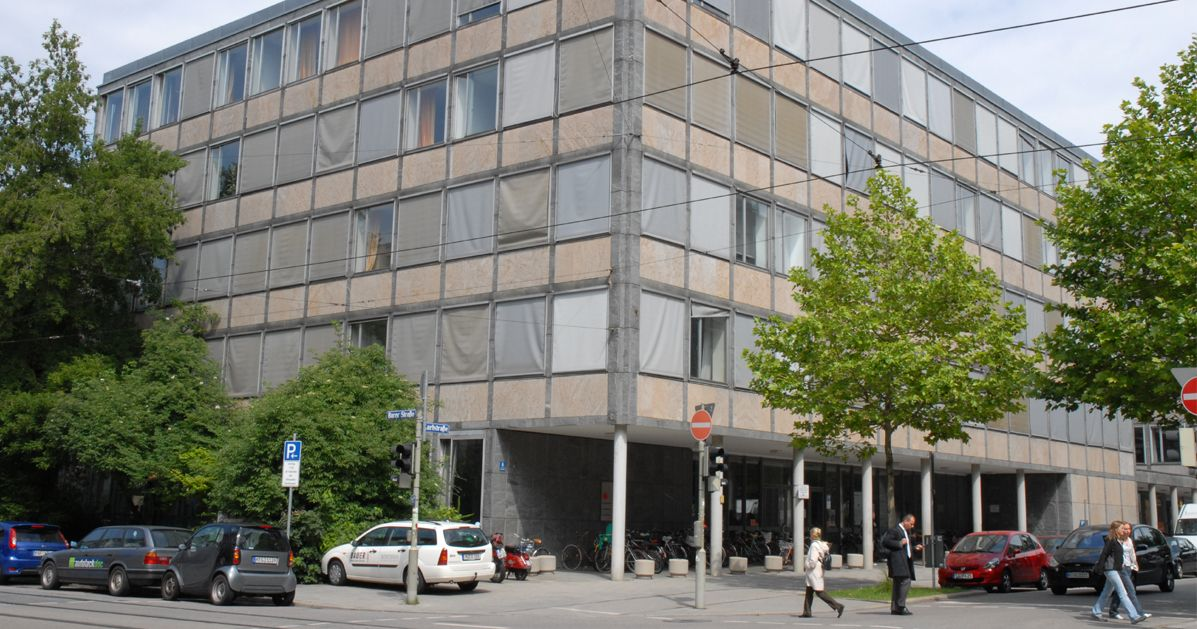
%> input picture img/HM_Karlstr.jpg, 1197 x 629 px
$ octave Prak_1.m   (GNU Octave 9; MATLAB toolbox functions it lacks are replaced by stand-ins)
%> lines starting %> are read from the running program, lines starting %| are printed output that depends on the picture; in (x1, y1, x2, y2) boxes, pixels count from 0 and x2, y2 are one past the last pixel; in counts of white or black regions, pixels touching at a corner belong together; the program's own positions count from 1
% Aufgabe 7.1.1: EINFÜHRUNG IN MATLAB
%% Aufgabe 1.1.1: Bild einlesen
% Pfad des Bildes
img_path = './img/HM_Karlstr.jpg';

% Bild einlesen, Spalten, Zeilen und Farbe ausgeben
image = imread(img_path);
%> image is the input picture: size 629x1197x3 uint8; mean R, G, B 118.1, 120.1, 108.3
img_size = size(image);
%> img_size = [629 1197 3]
imshow(image);
% Daten printen
fprintf('Bildgröße: %d Zeilen, %d Spalten, %d Farbkanäle\n', ...
    img_size(1), img_size(2), size(image, 3));
%| Bildgröße: 629 Zeilen, 1197 Spalten, 3 Farbkanäle

%% Aufgabe 1.1.2: Bild analysieren und aufbereiten
% Graustufenbild erstellen
grey_img = rgb2gray(image);
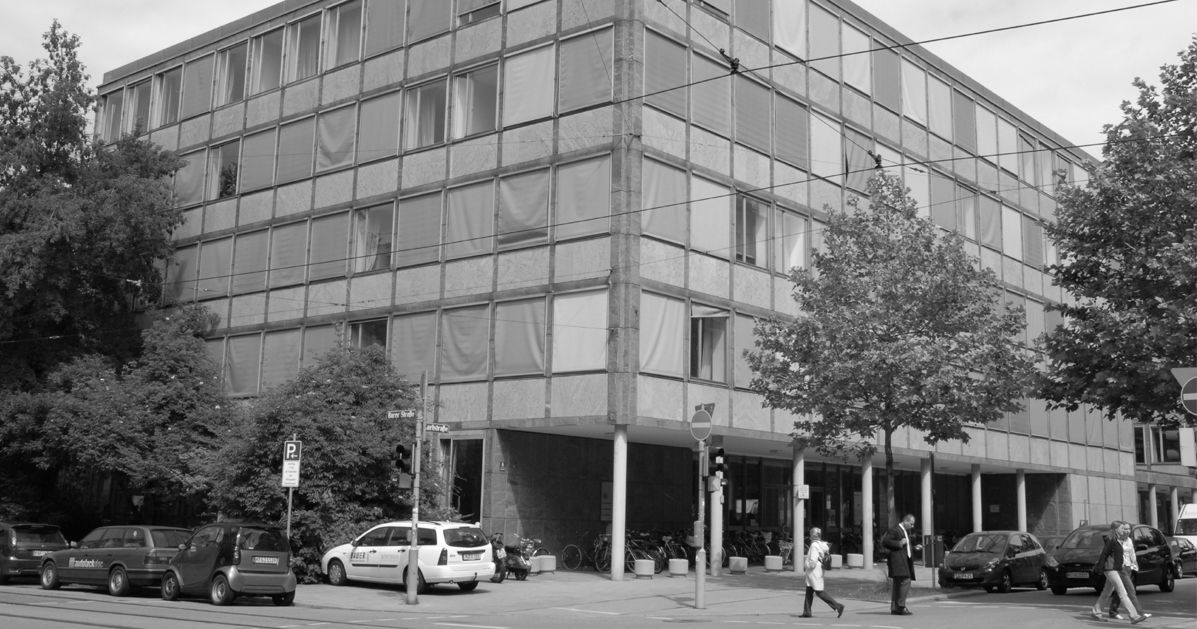
%> grey_img: size 629x1197 uint8; min 0, max 255, mean 118.2
figure;
imshow(grey_img);
title('Graustufenbild');
figure;
imshow(image);

% Histogram für Graustufenbild erstellen
hist_grey = imhist(grey_img);
%> hist_grey = 256 values, max 6688 at index 152, min 35 at index 256, mean 2941.1
figure;
bar(0:255, hist_grey);
xlim([0 255]);
title('Histogramm des Graustufenbildes');
xlabel('Grauwert');
ylabel('Häufigkeit');
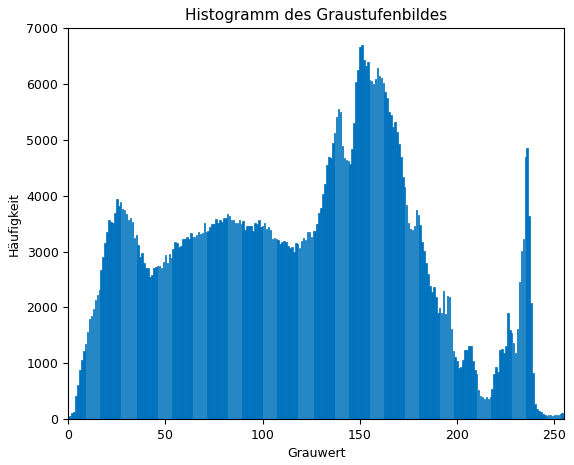
%> figure redrawn from the program's plot data; tallest bar 6688 high, from x = 150.6 to 151.4

% Histograme für Farbbild erstellen
% Histogram für jeden Farbkanal erstellen
hist_color = [
    imhist(image(:,:,1)), ...
    imhist(image(:,:,2)), ...
    imhist(image(:,:,3))
];
%> hist_color = 256 rows, first 12: [262 158 7338; 149 106 1374; 197 134 1629; 310 212 1905; 529 369 2422; 871 679 2885; 1180 784 3244; 1305 940 3535; 1432 1120 3847; 1691 1294 4056; 1873 1379 4246; 2067 1575 4631]
figure;
hold on;
plot(hist_color(:,1), 'r');
xlabel('Farbwert');
ylabel('Anzahl Pixel');

plot(hist_color(:,2), 'g');
xlabel('Farbwert');
ylabel('Anzahl Pixel');

plot(hist_color(:,3), 'b');
xlabel('Farbwert');
ylabel('Anzahl Pixel');
title('Histogramm des Farbbildes')
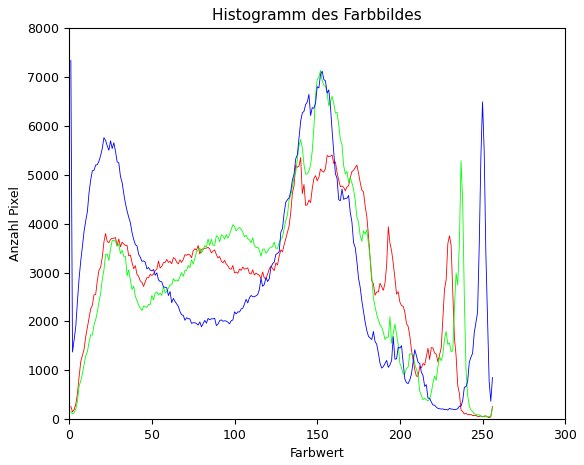
%> figure redrawn from the program's plot data; curve peaks at x = 159, y = 5404; curve peaks at x = 152, y = 7131; curve peaks at x = 1, y = 7338
hold off;
% Dokumentation der Ergebnisse:
% Farbbild:
% Hier fällt auf, dass blaue, gesättigte Pixel, also Werte ganz Links,
% einen Peak haben. Das deutet darauf hin, dass es im Bild Stellen mit
% Blaustich gibt. Zwischen dem Farbwert 130 und 170 laufen alle drei
% Kanäle (Rot, Grün, Blau) relativ nah beieinander und haben hohe Werte.
% Alle drei Kanäle schießen ganz rechts kurz vor dem Maximum noch einmal
% steil nach oben

% Graubild:
% Sowohl ganz links als auch Rechts flacht das Histogramm ab, was darauf
% hindeutet, dass in dem Bild wenige sehr helle bzw. sehr dunkle Stellen
% gibt. Dafür tauchen eher mittlere Helligkeitsstufen vermehrt
% auf --> Hauptteil der Pixel konzentiert sich also im Graustufenbereich
% 150 bis 170

%% Aufgabe 7.1.3: Bild als Matrix interpretieren
scaled_img = imresize(image, 0.1);
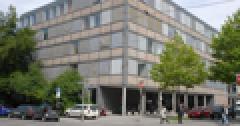
%> scaled_img: size 63x120x3 uint8 (shown 2 times larger); mean R, G, B 118.1, 120.1, 108.3
figure;
imshow(scaled_img);
title('Skalierte Bild (10%)');
% Bilddaten nochmal emitteln
[rows, columns, ~] = size(image);
%> rows = 629; columns = 1197
% Ecken des Bildes
minX = 1;
maxX = columns;
%> maxX = 1197
minY = 1;
maxY = rows;
%> maxY = 629
% Bildmitte berechnen
centerRow = round(rows / 2);
%> centerRow = 315
centerColumn = round(columns / 2);
%> centerColumn = 599
% Ecken schwarz färben (Farbbild)
image(minY, minX,:) = 0; % oben links
%> image: size 629x1197x3 uint8; under 0.01% of pixels changed, all inside (x1, y1, x2, y2) = (0, 0, 1, 1)
image(minY, maxX, :) = 0; % oben rechts
%> image: size 629x1197x3 uint8; mean R, G, B 118.1, 120.1, 108.3; mean of the top-left, top-right, bottom-left and bottom-right quarters 127.1, 153.1, 85.6, 96.2
image(maxY, minX, :) = 0; % unten links
image(maxY, maxX, :) = 0; % unten rechts
% Bildmitte schwarz färben (Farbbild)
image(centerRow, centerColumn, :) = 0;
figure;
imshow(image);
title('Bild mit markierten Ecken und Mittelpunkt');
% Ecken schwarz färben (Graustufenbild)
grey_img(minY, minX) = 0;
grey_img(minY, maxX) = 0;
%> grey_img: size 629x1197 uint8; min 0, max 255, mean 118.2; mean of the top-left, top-right, bottom-left and bottom-right quarters 128.1, 156.2, 88.7, 99.7
grey_img(maxY, minX) = 0;
grey_img(maxY, maxX) = 0;
% Bildmitte schwarz Färben (Graustudfenbild)
grey_img(centerRow, centerColumn) = 0;
figure;
imshow(grey_img);
title('Graustufenbild mit markierten Ecken und Mittelpunkt');

%% Aufgabe 7.1.4: MIT BILDERN ARBEITEN
video = VideoWriter('Bildsequenz.avi');
video.FrameRate = 1;
open(video);
figure;
for i=1:9
    file_name = sprintf('000%d.png', i);
    file_path = sprintf('./img/%s', file_name);
    disp(file_path);
%> (the run ends here)

$ run again, with img/0001.png saved as img/HM_Karlstr.jpg
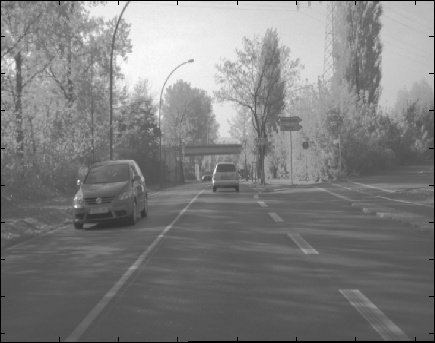
%> input picture img/0001.png, 435 x 343 px
%> image is the input picture: size 343x435x3 uint8; min 0, max 255, mean 126.5
%| Bildgröße: 343 Zeilen, 435 Spalten, 3 Farbkanäle
%> hist_grey = 256 values, max 4063 at index 88, min 0 at index 8, mean 582.8
%> `ylabel('Häufigkeit');`:
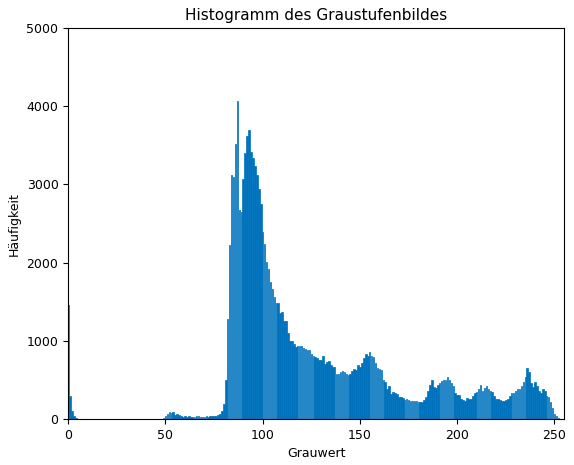
%> figure redrawn from the program's plot data; tallest bar 4063 high, from x = 86.6 to 87.4
%> hist_color = 256 rows, first 12: [1466 1466 1466; 300 300 300; 110 110 110; 42 42 42; 12 12 12; 5 5 5; 3 3 3; 0 0 0; 0 0 0; 0 0 0; 0 0 0; 0 0 0]
%> `scaled_img = imresize(image, 0.1);`:
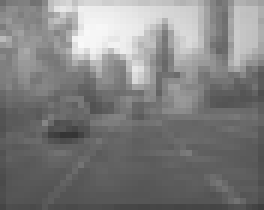
%> scaled_img: size 35x44x3 uint8 (shown 6 times larger); min 53, max 249, mean 127
